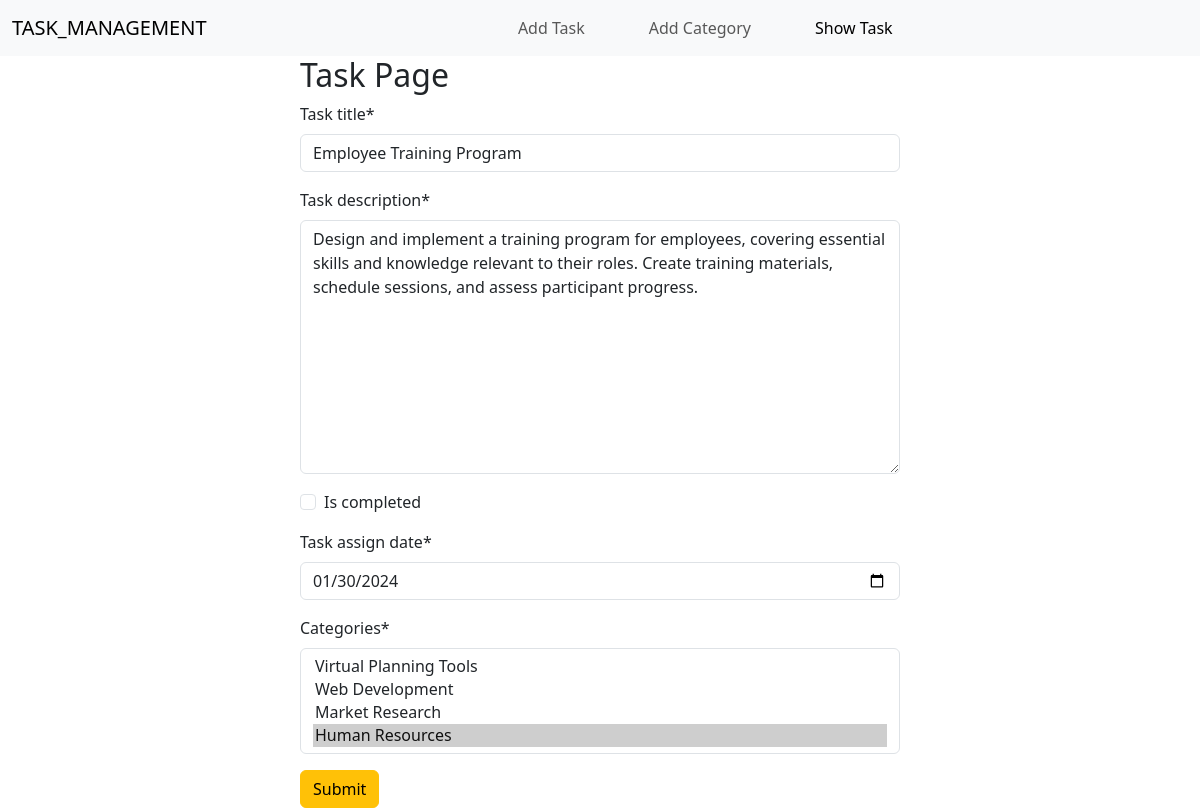
The app's page /task/edit/4 with its own data.
### task/models.py (models this page shows, shortened)
class Task(models.Model):
    task_title = models.CharField(max_length=100)
    task_description = models.TextField()
    is_completed = models.BooleanField(default=False)
    task_assign_date = models.DateField()
    categories = models.ManyToManyField(Category)

### task/views.py (the view)
# urls.py: path('edit/<int:id>', views.edit_task, name='edit_task'),
def edit_task(request, id):
    task = models.Task.objects.get(pk=id)
    task_form = forms.TaskForm(instance=task)
    if request.method == 'POST':
        task_form = forms.TaskForm(request.POST, instance=task)
        if task_form.is_valid():
            task_form.save()
            return redirect('home')
    return render(request, 'task.html', {'form' : task_form})

### task/forms.py
class TaskForm(forms.ModelForm):
    class Meta:
        model = Task
        fields = ('__all__')
        widgets ={
            'task_assign_date': forms.DateInput(attrs={'type': 'date'}),
        }

### category/models.py (called while the page is built)
    def __str__(self):
        return self.category_name

### task/templates/task.html (shortened to what this page needs)
{% extends "base.html" %} {% block content %} {% load crispy_forms_tags %}
<form style="width: 50%; margin: auto" method="post">
  <h2>Task Page</h2>
  {{ form |crispy }}
  <button class="btn btn-warning">Submit</button>
</form>
{% endblock content %}

### records on screen
Task: task_title "Employee Training Program", task_description "Design and implement a training program for employees, covering essential skills and knowledge relevant to their roles. Create training materials, schedule sessions, and assess participant progress.", task_assign_date "01/30/2024"
